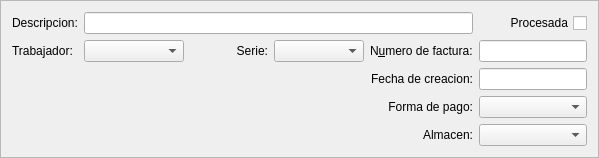
    <widget class="QFrame" name="frame">
     <property name="minimumSize">
      <size>
       <width>16</width>
       <height>150</height>
      </size>
     </property>
     <property name="frameShape">
      <enum>QFrame::StyledPanel</enum>
     </property>
     <property name="frameShadow">
      <enum>QFrame::Raised</enum>
     </property>
     <layout class="QGridLayout" name="gridLayout_2">
      <item row="0" column="0">
       <widget class="QLabel" name="label7">
        <property name="sizePolicy">
         <sizepolicy hsizetype="Preferred" vsizetype="Fixed">
          <horstretch>0</horstretch>
          <verstretch>0</verstretch>
         </sizepolicy>
        </property>
        <property name="text">
         <string>Descripcion:</string>
        </property>
        <property name="buddy">
         <cstring>mui_descfactura</cstring>
        </property>
       </widget>
      </item>
      <item row="0" column="1" colspan="5">
       <widget class="QLineEdit" name="mui_descfactura">
        <property name="sizePolicy">
         <sizepolicy hsizetype="Expanding" vsizetype="Preferred">
          <horstretch>0</horstretch>
          <verstretch>0</verstretch>
         </sizepolicy>
        </property>
       </widget>
      </item>
      <item row="0" column="6">
       <widget class="QCheckBox" name="mui_procesadafactura">
        <property name="layoutDirection">
         <enum>Qt::RightToLeft</enum>
        </property>
        <property name="text">
         <string>Procesada</string>
        </property>
       </widget>
      </item>
      <item row="1" column="0">
       <widget class="QLabel" name="label_4">
        <property name="sizePolicy">
         <sizepolicy hsizetype="Preferred" vsizetype="Fixed">
          <horstretch>0</horstretch>
          <verstretch>0</verstretch>
         </sizepolicy>
        </property>
        <property name="text">
         <string>Trabajador:</string>
        </property>
        <property name="alignment">
         <set>Qt::AlignLeading|Qt::AlignLeft|Qt::AlignVCenter</set>
        </property>
        <property name="buddy">
         <cstring>mui_idtrabajador</cstring>
        </property>
       </widget>
      </item>
      <item row="1" column="1">
       <widget class="BfBuscarTrabajador" name="mui_idtrabajador">
        <property name="minimumSize">
         <size>
          <width>100</width>
          <height>0</height>
         </size>
        </property>
        <property name="maximumSize">
         <size>
          <width>150</width>
          <height>16777215</height>
         </size>
        </property>
       </widget>
      </item>
      <item row="1" column="3">
       <widget class="QLabel" name="label10">
        <property name="sizePolicy">
         <sizepolicy hsizetype="Preferred" vsizetype="Fixed">
          <horstretch>0</horstretch>
          <verstretch>0</verstretch>
         </sizepolicy>
        </property>
        <property name="text">
         <string>Serie:</string>
        </property>
        <property name="alignment">
         <set>Qt::AlignRight|Qt::AlignTrailing|Qt::AlignVCenter</set>
        </property>
        <property name="buddy">
         <cstring>mui_codigoserie_factura</cstring>
        </property>
       </widget>
      </item>
      <item row="1" column="4">
       <widget class="BfBuscarSerieFactura" name="mui_codigoserie_factura">
        <property name="minimumSize">
         <size>
          <width>90</width>
          <height>0</height>
         </size>
        </property>
       </widget>
      </item>
      <item row="1" column="5">
       <widget class="QLabel" name="label6">
        <property name="sizePolicy">
         <sizepolicy hsizetype="Preferred" vsizetype="Fixed">
          <horstretch>0</horstretch>
          <verstretch>0</verstretch>
         </sizepolicy>
        </property>
        <property name="text">
         <string>N&amp;umero de factura:</string>
        </property>
        <property name="buddy">
         <cstring>mui_numfactura</cstring>
        </property>
       </widget>
      </item>
      <item row="1" column="6">
       <widget class="QLineEdit" name="mui_numfactura">
        <property name="sizePolicy">
         <sizepolicy hsizetype="Preferred" vsizetype="Preferred">
          <horstretch>0</horstretch>
          <verstretch>0</verstretch>
         </sizepolicy>
        </property>
        <property name="minimumSize">
         <size>
          <width>100</width>
          <height>0</height>
         </size>
        </property>
        <property name="maximumSize">
         <size>
          <width>150</width>
          <height>16777215</height>
         </size>
        </property>
       </widget>
      </item>
      <item row="2" column="0" rowspan="3" colspan="5">
       <widget class="BlSearchWidget" name="mui_idcliente" native="true">
        <property name="sizePolicy">
         <sizepolicy hsizetype="Expanding" vsizetype="Ignored">
          <horstretch>0</horstretch>
          <verstretch>0</verstretch>
         </sizepolicy>
        </property>
       </widget>
      </item>
      <item row="2" column="5">
       <widget class="QLabel" name="label8">
        <property name="sizePolicy">
         <sizepolicy hsizetype="Preferred" vsizetype="Fixed">
          <horstretch>0</horstretch>
          <verstretch>0</verstretch>
         </sizepolicy>
        </property>
        <property name="text">
         <string>Fecha de creacion:</string>
        </property>
        <property name="alignment">
         <set>Qt::AlignRight|Qt::AlignTrailing|Qt::AlignVCenter</set>
        </property>
        <property name="buddy">
         <cstring>mui_ffactura</cstring>
        </property>
       </widget>
      </item>
      <item row="2" column="6">
       <widget class="BlDateSearch" name="mui_ffactura">
        <property name="sizePolicy">
         <sizepolicy hsizetype="Preferred" vsizetype="Fixed">
          <horstretch>0</horstretch>
          <verstretch>0</verstretch>
         </sizepolicy>
        </property>
        <property name="minimumSize">
         <size>
          <width>100</width>
          <height>0</height>
         </size>
        </property>
        <property name="maximumSize">
         <size>
          <width>150</width>
          <height>16777215</height>
         </size>
        </property>
       </widget>
      </item>
      <item row="3" column="5">
       <widget class="QLabel" name="label11">
        <property name="sizePolicy">
         <sizepolicy hsizetype="Preferred" vsizetype="Fixed">
          <horstretch>0</horstretch>
          <verstretch>0</verstretch>
         </sizepolicy>
        </property>
        <property name="text">
         <string>Forma de pago:</string>
        </property>
        <property name="alignment">
         <set>Qt::AlignRight|Qt::AlignTrailing|Qt::AlignVCenter</set>
        </property>
        <property name="buddy">
         <cstring>mui_idforma_pago</cstring>
        </property>
       </widget>
      </item>
      <item row="3" column="6">
       <widget class="BfBuscarFormaPago" name="mui_idforma_pago">
        <property name="minimumSize">
         <size>
          <width>100</width>
          <height>0</height>
         </size>
        </property>
        <property name="maximumSize">
         <size>
          <width>150</width>
          <height>16777215</height>
         </size>
        </property>
       </widget>
      </item>
      <item row="4" column="5">
       <widget class="QLabel" name="mui_labelAlmacen">
        <property name="sizePolicy">
         <sizepolicy hsizetype="Preferred" vsizetype="Fixed">
          <horstretch>0</horstretch>
          <verstretch>0</verstretch>
         </sizepolicy>
        </property>
        <property name="text">
         <string>Almacen:</string>
        </property>
        <property name="alignment">
         <set>Qt::AlignRight|Qt::AlignTrailing|Qt::AlignVCenter</set>
        </property>
        <property name="buddy">
         <cstring>mui_idalmacen</cstring>
        </property>
       </widget>
      </item>
      <item row="4" column="6">
       <widget class="BfBuscarAlmacen" name="mui_idalmacen">
        <property name="minimumSize">
         <size>
          <width>100</width>
          <height>0</height>
         </size>
        </property>
       </widget>
      </item>
      <item row="1" column="2">
       <spacer name="horizontalSpacer">
        <property name="orientation">
         <enum>Qt::Horizontal</enum>
        </property>
        <property name="sizeHint" stdset="0">
         <size>
          <width>40</width>
          <height>20</height>
         </size>
        </property>
       </spacer>
      </item>
     </layout>
    </widget>
